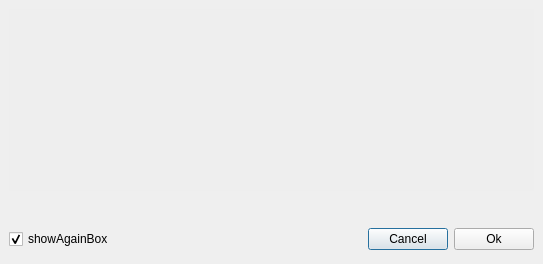
<ui version="4.0" >
 <class>WarningDialog</class>
 <widget class="QDialog" name="WarningDialog" >
  <property name="geometry" >
   <rect>
    <x>0</x>
    <y>0</y>
    <width>543</width>
    <height>264</height>
   </rect>
  </property>
  <property name="windowTitle" >
   <string>VYM - Warning : Foo...</string>
  </property>
  <layout class="QVBoxLayout" >
   <property name="margin" >
    <number>9</number>
   </property>
   <property name="spacing" >
    <number>6</number>
   </property>
   <item>
    <widget class="QTextEdit" name="warningTE" >
     <property name="palette" >
      <palette>
       <active>
        <colorrole role="Base" >
         <brush brushstyle="SolidPattern" >
          <color alpha="255" >
           <red>238</red>
           <green>238</green>
           <blue>238</blue>
          </color>
         </brush>
        </colorrole>
       </active>
       <inactive>
        <colorrole role="Base" >
         <brush brushstyle="SolidPattern" >
          <color alpha="255" >
           <red>238</red>
           <green>238</green>
           <blue>238</blue>
          </color>
         </brush>
        </colorrole>
       </inactive>
       <disabled>
        <colorrole role="Base" >
         <brush brushstyle="SolidPattern" >
          <color alpha="255" >
           <red>238</red>
           <green>238</green>
           <blue>238</blue>
          </color>
         </brush>
        </colorrole>
       </disabled>
      </palette>
     </property>
     <property name="frameShape" >
      <enum>QFrame::NoFrame</enum>
     </property>
     <property name="frameShadow" >
      <enum>QFrame::Plain</enum>
     </property>
     <property name="readOnly" >
      <bool>true</bool>
     </property>
    </widget>
   </item>
   <item>
    <widget class="QLabel" name="warningSign" >
     <property name="text" >
      <string/>
     </property>
    </widget>
   </item>
   <item>
    <spacer>
     <property name="orientation" >
      <enum>Qt::Vertical</enum>
     </property>
     <property name="sizeType" >
      <enum>QSizePolicy::Expanding</enum>
     </property>
     <property name="sizeHint" >
      <size>
       <width>525</width>
       <height>16</height>
      </size>
     </property>
    </spacer>
   </item>
   <item>
    <layout class="QHBoxLayout" >
     <property name="margin" >
      <number>0</number>
     </property>
     <property name="spacing" >
      <number>6</number>
     </property>
     <item>
      <widget class="QCheckBox" name="showAgainBox" >
       <property name="text" >
        <string>showAgainBox</string>
       </property>
       <property name="checked" >
        <bool>true</bool>
       </property>
      </widget>
     </item>
     <item>
      <spacer>
       <property name="orientation" >
        <enum>Qt::Horizontal</enum>
       </property>
       <property name="sizeType" >
        <enum>QSizePolicy::Expanding</enum>
       </property>
       <property name="sizeHint" >
        <size>
         <width>73</width>
         <height>31</height>
        </size>
       </property>
      </spacer>
     </item>
     <item>
      <widget class="QPushButton" name="cancelButton" >
       <property name="text" >
        <string>Cancel</string>
       </property>
      </widget>
     </item>
     <item>
      <widget class="QPushButton" name="okButton" >
       <property name="text" >
        <string>Ok</string>
       </property>
      </widget>
     </item>
    </layout>
   </item>
  </layout>
 </widget>
 <layoutdefault spacing="6" margin="11" />
 <pixmapfunction>qPixmapFromMimeSource</pixmapfunction>
 <resources/>
 <connections>
  <connection>
   <sender>cancelButton</sender>
   <signal>clicked()</signal>
   <receiver>WarningDialog</receiver>
   <slot>reject()</slot>
   <hints>
    <hint type="sourcelabel" >
     <x>131</x>
     <y>244</y>
    </hint>
    <hint type="destinationlabel" >
     <x>266</x>
     <y>135</y>
    </hint>
   </hints>
  </connection>
  <connection>
   <sender>okButton</sender>
   <signal>clicked()</signal>
   <receiver>WarningDialog</receiver>
   <slot>accept()</slot>
   <hints>
    <hint type="sourcelabel" >
     <x>222</x>
     <y>244</y>
    </hint>
    <hint type="destinationlabel" >
     <x>266</x>
     <y>135</y>
    </hint>
   </hints>
  </connection>
 </connections>
</ui>
